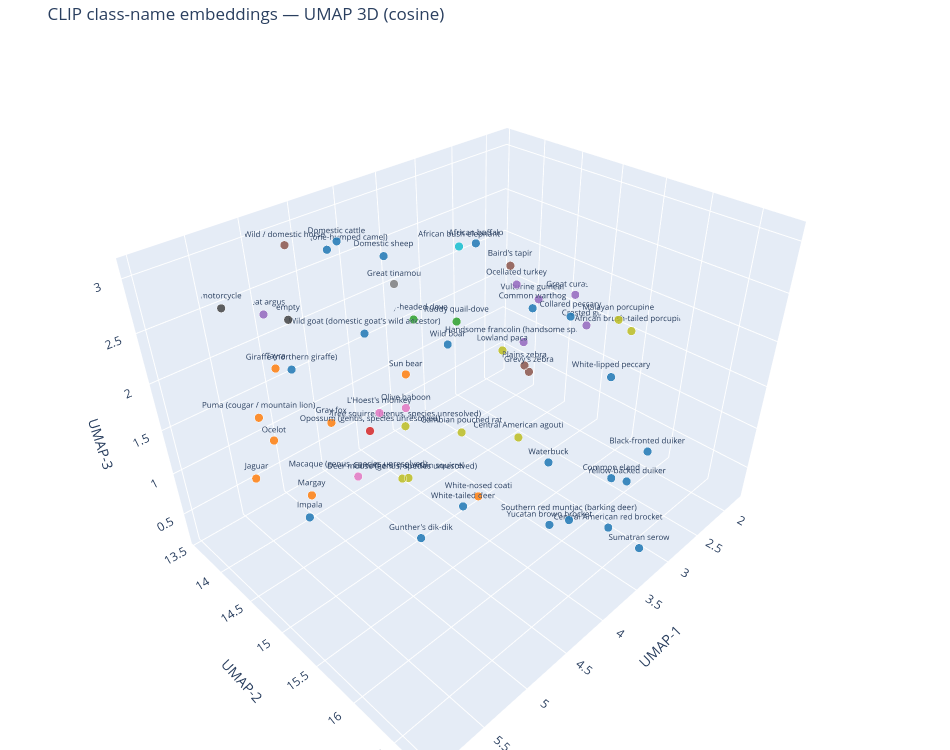

The notebook cell saved with this chart:
### Markdown cell above
## UMAP projection (primary view)

`n_neighbors=12` (roughly a fifth of the 57 points — small enough to resolve
genus-level clusters like the two `mazama` brockets or three `equus` species,
large enough not to fragment into singletons), cosine metric to match how the
similarity matrix itself is computed.

### Code cell
reducer = umap.UMAP(n_components=3, n_neighbors=12, min_dist=0.3, metric="cosine", random_state=0)
coords_umap = reducer.fit_transform(embeddings)

fig = go.Figure(data=[go.Scatter3d(
    x=coords_umap[:, 0], y=coords_umap[:, 1], z=coords_umap[:, 2],
    mode="markers+text",
    text=labels,
    textposition="top center",
    textfont=dict(size=8),
    hovertext=hover_text,
    hoverinfo="text",
    marker=dict(size=5, color=colors, opacity=0.85, line=dict(width=0.5, color="white")),
)])
fig.update_layout(
    title="CLIP class-name embeddings — UMAP 3D (cosine)",
    scene=dict(xaxis_title="UMAP-1", yaxis_title="UMAP-2", zaxis_title="UMAP-3"),
    width=950, height=750, margin=dict(l=0, r=0, b=0, t=40),
)
fig.show()

### Figure 1 — Plotly figure (JSON) as saved in the notebook; plotly's stock layout.template omitted (floating-point values rounded to 4 significant figures)
{"data": [{"hoverinfo": "text", "hovertext": ["<b>empty</b><br>empty<br>order: n/a<br>class_id: 0", "<b>White-lipped peccary</b><br>tayassu pecari<br>order: Artiodactyla<br>class_id: 1", "<b>Central American agouti</b><br>dasyprocta punctata<br>order: Rodentia<br>class_id: 2", "<b>Puma (cougar / mountain lion)</b><br>puma concolor<br>order: Carnivora<br>class_id: 3", "<b>Collared peccary</b><br>pecari tajacu<br>order: Artiodactyla<br>class_id: 4", "<b>Ocelot</b><br>leopardus pardalis<br>order: Carnivora<br>class_id: 5", "<b>Ruddy quail-dove</b><br>geotrygon montana<br>order: Columbiformes<br>class_id: 6", "<b>Tayra</b><br>eira barbara<br>order: Carnivora<br>class_id: 7", "<b>Jaguar</b><br>panthera onca<br>order: Carnivora<br>class_id: 8", "<b>Great tinamou</b><br>tinamus major<br>order: Tinamiformes<br>class_id: 9", "<b>Margay</b><br>leopardus wiedii<br>order: Carnivora<br>class_id: 10", "<b>Wild goat (domestic goat's wild ancestor)</b><br>capra aegagrus<br>order: Artiodactyla<br>class_id: 11", "<b>Domestic cattle</b><br>bos taurus<br>order: Artiodactyla<br>class_id: 12", "<b>Domestic sheep</b><br>ovis aries<br>order: Artiodactyla<br>class_id: 13", "<b>Olive baboon</b><br>papio anubis<br>order: Primates<br>class_id: 14", "<b>African bush elephant</b><br>loxodonta africana<br>order: Proboscidea<br>class_id: 15", "<b>Gambian pouched rat</b><br>cricetomys gambianus<br>order: Rodentia<br>class_id: 16", "<b>Impala</b><br>aepyceros melampus<br>order: Artiodactyla<br>class_id: 17", "<b>Wild / domestic horse</b><br>equus ferus<br>order: Perissodactyla<br>class_id: 18", "<b>Common eland</b><br>tragelaphus oryx<br>order: Artiodactyla<br>class_id: 19", "<b>Waterbuck</b><br>kobus ellipsiprymnus<br>order: Artiodactyla<br>class_id: 20", "<b>Common warthog</b><br>phacochoerus africanus<br>order: Artiodactyla<br>class_id: 21", "<b>African buffalo</b><br>syncerus caffer<br>order: Artiodactyla<br>class_id: 22", "<b>Plains zebra</b><br>equus quagga<br>order: Perissodactyla<br>class_id: 23", "<b>Giraffe (northern giraffe)</b><br>giraffa camelopardalis<br>order: Artiodactyla<br>class_id: 24", "<b>Gunther's dik-dik</b><br>madoqua guentheri<br>order: Artiodactyla<br>class_id: 25", "<b>Great argus</b><br>argusianus argus<br>order: Galliformes<br>class_id: 26", "<b>Southern red muntjac (barking deer)</b><br>muntiacus muntjak<br>order: Artiodactyla<br>class_id: 27", "<b>Wild boar</b><br>sus scrofa<br>order: Artiodactyla<br>class_id: 28", "<b>Sun bear</b><br>helarctos malayanus<br>order: Carnivora<br>class_id: 29", "<b>Malayan porcupine</b><br>hystrix brachyura<br>order: Rodentia<br>class_id: 30", "<b>White-nosed coati</b><br>nasua narica<br>order: Carnivora<br>class_id: 31", "<b>Opossum (genus, species unresolved)</b><br>didelphis sp<br>order: Didelphimorphia<br>class_id: 32", "<b>Crested guan</b><br>penelope purpurascens<br>order: Galliformes<br>class_id: 33", "<b>Dromedary (one-humped camel)</b><br>camelus dromedarius<br>order: Artiodactyla<br>class_id: 34", "<b>Vulturine guineafowl</b><br>acryllium vulturinum<br>order: Galliformes<br>class_id: 35", "<b>Grevy's zebra</b><br>equus grevyi<br>order: Perissodactyla<br>class_id: 36", "<b>Sumatran serow</b><br>capricornis sumatraensis<br>order: Artiodactyla<br>class_id: 37", "<b>Macaque (genus, species unresolved)</b><br>macaca sp<br>order: Primates<br>class_id: 38", "<b>Handsome francolin (handsome spurfowl)</b><br>francolinus nobilis<br>order: Galliformes<br>class_id: 39", "<b>L'Hoest's monkey</b><br>cercopithecus lhoesti<br>order: Primates<br>class_id: 40", "<b>Black-fronted duiker</b><br>cephalophus nigrifrons<br>order: Artiodactyla<br>class_id: 41", "<b>African brush-tailed porcupine</b><br>atherurus africanus<br>order: Rodentia<br>class_id: 42", "<b>Carruthers' mountain squirrel</b><br>funisciurus carruthersi<br>order: Rodentia<br>class_id: 43", "<b>Yellow-backed duiker</b><br>cephalophus silvicultor<br>order: Artiodactyla<br>class_id: 44", "<b>Gray fox</b><br>urocyon cinereoargenteus<br>order: Carnivora<br>class_id: 45", "<b>Ocellated turkey</b><br>meleagris ocellata<br>order: Galliformes<br>class_id: 46", "<b>Great curassow</b><br>crax rubra<br>order: Galliformes<br>class_id: 47", "<b>Lowland paca</b><br>agouti paca<br>order: Rodentia<br>class_id: 48", "<b>Baird's tapir</b><br>tapirus bairdii<br>order: Perissodactyla<br>class_id: 49", "<b>White-tailed deer</b><br>odocoileus virginianus<br>order: Artiodactyla<br>class_id: 50", "<b>Grey-headed dove</b><br>leptotila plumbeiceps<br>order: Columbiformes<br>class_id: 51", "<b>Central American red brocket</b><br>mazama temama<br>order: Artiodactyla<br>class_id: 52", "<b>Yucatan brown brocket</b><br>mazama pandora<br>order: Artiodactyla<br>class_id: 53", "<b>motorcycle</b><br>motorcycle<br>order: n/a<br>class_id: 54", "<b>Deer mouse (genus, species unresolved)</b><br>peromyscus sp<br>order: Rodentia<br>class_id: 55", "<b>Tree squirrel (genus, species unresolved)</b><br>sciurus sp<br>order: Rodentia<br>class_id: 56"], "marker": {"color": ["#444444", "#1f77b4", "#bcbd22", "#ff7f0e", "#1f77b4", "#ff7f0e", "#2ca02c", "#ff7f0e", "#ff7f0e", "#7f7f7f", "#ff7f0e", "#1f77b4", "#1f77b4", "#1f77b4", "#e377c2", "#17becf", "#bcbd22", "#1f77b4", "#8c564b", "#1f77b4", "#1f77b4", "#1f77b4", "#1f77b4", "#8c564b", "#1f77b4", "#1f77b4", "#9467bd", "#1f77b4", "#1f77b4", "#ff7f0e", "#bcbd22", "#ff7f0e", "#d62728", "#9467bd", "#1f77b4", "#9467bd", "#8c564b", "#1f77b4", "#e377c2", "#9467bd", "#e377c2", "#1f77b4", "#bcbd22", "#bcbd22", "#1f77b4", "#ff7f0e", "#9467bd", "#9467bd", "#bcbd22", "#8c564b", "#1f77b4", "#2ca02c", "#1f77b4", "#1f77b4", "#444444", "#bcbd22", "#bcbd22"], "line": {"color": "white", "width": 0.5}, "opacity": 0.85, "size": 5}, "mode": "markers+text", "text": ["empty", "White-lipped peccary", "Central American agouti", "Puma (cougar / mountain lion)", "Collared peccary", "Ocelot", "Ruddy quail-dove", "Tayra", "Jaguar", "Great tinamou", "Margay", "Wild goat (domestic goat's wild ancestor)", "Domestic cattle", "Domestic sheep", "Olive baboon", "African bush elephant", "Gambian pouched rat", "Impala", "Wild / domestic horse", "Common eland", "Waterbuck", "Common warthog", "African buffalo", "Plains zebra", "Giraffe (northern giraffe)", "Gunther's dik-dik", "Great argus", "Southern red muntjac (barking deer)", "Wild boar", "Sun bear", "Malayan porcupine", "White-nosed coati", "Opossum (genus, species unresolved)", "Crested guan", "Dromedary (one-humped camel)", "Vulturine guineafowl", "Grevy's zebra", "Sumatran serow", "Macaque (genus, species unresolved)", "Handsome francolin (handsome spurfowl)", "L'Hoest's monkey", "Black-fronted duiker", "African brush-tailed porcupine", "Carruthers' mountain squirrel", "Yellow-backed duiker", "Gray fox", "Ocellated turkey", "Great curassow", "Lowland paca", "Baird's tapir", "White-tailed deer", "Grey-headed dove", "Central American red brocket", "Yucatan brown brocket", "motorcycle", "Deer mouse (genus, species unresolved)", "Tree squirrel (genus, species unresolved)"], "textfont": {"size": 8}, "textposition": "top center", "type": "scatter3d", "x": [5.081, 2.53, 3.167, 5.705, 2.693, 5.312, 2.779, 5.51, 5.954, 3.625, 5.136, 4.566, 4.556, 4.102, 4.923, 3.935, 3.678, 5.73, 4.756, 3.671, 3.903, 3.67, 3.527, 3.737, 4.953, 4.85, 4.965, 3.707, 4.043, 4.147, 2.583, 3.9, 4.561, 1.836, 4.238, 1.934, 4.045, 3.392, 5.412, 2.152, 4.834, 2.866, 2.075, 4.151, 3.037, 4.725, 2.237, 1.813, 3.276, 3.234, 4.409, 3.268, 3.269, 3.491, 5.382, 4.479, 3.963], "y": [14.17, 15.7, 15.09, 14.55, 15.28, 14.0, 13.79, 14.59, 14.8, 13.79, 14.23, 14.51, 14.22, 14.26, 15.45, 15.04, 14.78, 15.14, 13.74, 16.59, 16.09, 15.64, 14.83, 15.63, 13.89, 15.47, 13.56, 16.22, 15.0, 14.53, 15.75, 15.24, 14.46, 14.84, 13.61, 14.23, 15.95, 16.79, 15.42, 14.22, 14.99, 16.42, 15.57, 14.49, 16.35, 14.08, 14.17, 14.64, 14.94, 14.98, 15.55, 13.64, 16.36, 15.82, 13.62, 14.8, 14.26], "z": [2.507, 1.444, 0.7084, 2.016, 2.017, 1.26, 1.38, 2.418, 1.684, 2.159, 0.6198, 2.301, 3.066, 2.788, 2.176, 3.087, 0.8863, 1.342, 2.935, 1.384, 1.4, 2.642, 2.908, 2.107, 1.816, 0.724, 2.266, 0.6748, 2.175, 1.687, 2.131, 0.4653, 1.21, 1.378, 2.672, 1.499, 2.336, 0.5031, 1.748, 1.033, 1.84, 1.116, 1.719, 0.3953, 0.8103, 1.19, 1.773, 1.667, 1.744, 2.64, 0.868, 1.547, 0.3788, 0.2006, 2.518, 0.7771, 0.8328]}], "layout": {"height": 750, "margin": {"b": 0, "l": 0, "r": 0, "t": 40}, "scene": {"xaxis": {"title": {"text": "UMAP-1"}}, "yaxis": {"title": {"text": "UMAP-2"}}, "zaxis": {"title": {"text": "UMAP-3"}}}, "title": {"text": "CLIP class-name embeddings — UMAP 3D (cosine)"}, "width": 950}}
